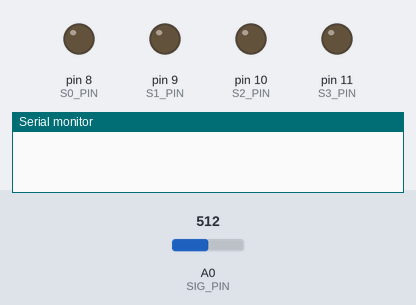
Recording of a sketch running on a simulated Arduino Uno, built with avr-gcc and run on an emulated ATmega328P. Shown: output pins drawn as LEDs (lit = HIGH), the last lines printed to the serial monitor. Dashed ring = blinking. The test bench sets the inputs (shaded band); at power-on: A0 (SIG_PIN) = 512.

Above: at 0.1 s.
At 6.3 s:
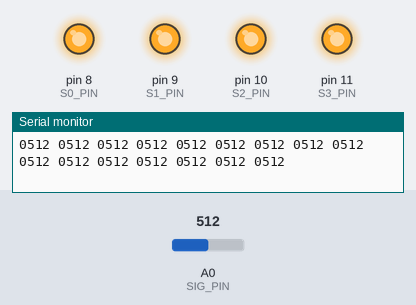
6.4 s: A0 (SIG_PIN) set to 6
At 8.0 s:
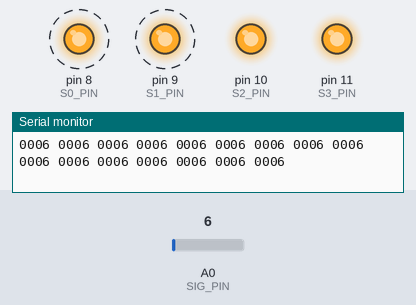
9.4 s: A0 (SIG_PIN) set to 26
Timing chart, 0 to 18.4 s (numbered marks = the images above; inputs shaded):
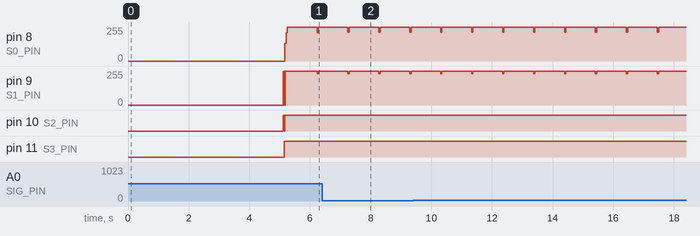

Measured:
- by itself, pin 8 (S0_PIN): alternates 255/255 for 0.98 s and 214/255 for 0.04 s
- by itself, pin 9 (S1_PIN): alternates 255/255 for 0.98 s and 236/255 for 0.04 s

The sketch:

4067.ino
```cpp
/*
  4067 16-channels analog mux/demux module

  - VCC supply is 2V - 6V.

  - EN is the active low enable channels pin
    (it has a 10kΩ pull-down to GND).
*/

// Mux digital control pins
const byte S0_PIN = 8;
const byte S1_PIN = 9;
const byte S2_PIN = 10;
const byte S3_PIN = 11;
const byte controlPin[] = {S0_PIN, S1_PIN, S2_PIN, S3_PIN};

// Mux analog signal pin
const byte SIG_PIN = A0;

int readMux(byte channel)
{
  for (int i = 0; i < 4; i++)
    digitalWrite(controlPin[i], bitRead(channel, i));
  return analogRead(SIG_PIN);
}

void setup()
{
  // Init Serial (leave Serial Monitor open to see all messages)
  Serial.begin(9600); delay(5000); // wait 5s that Serial is ready

  for (int i = 0; i < 4; i++)
  {
    pinMode(controlPin[i], OUTPUT);
    digitalWrite(controlPin[i], LOW);
  }

  for (int i = 0; i < 16; i ++)
  {
    char result[6];
    sprintf(result, "C%02d  ", i);
    Serial.print(result);
  }
  Serial.println();
  for (int i = 0; i < 16; i ++)
    Serial.print("---- ");
  Serial.println();
  Serial.println();
}

void loop()
{
  for (int i = 0; i < 16; i ++)
  {
    char result[6];
    sprintf(result, "%04d ", readMux(i));
    Serial.print(result);
  }
  Serial.println();
  Serial.println();
  delay(1000);
}
```
